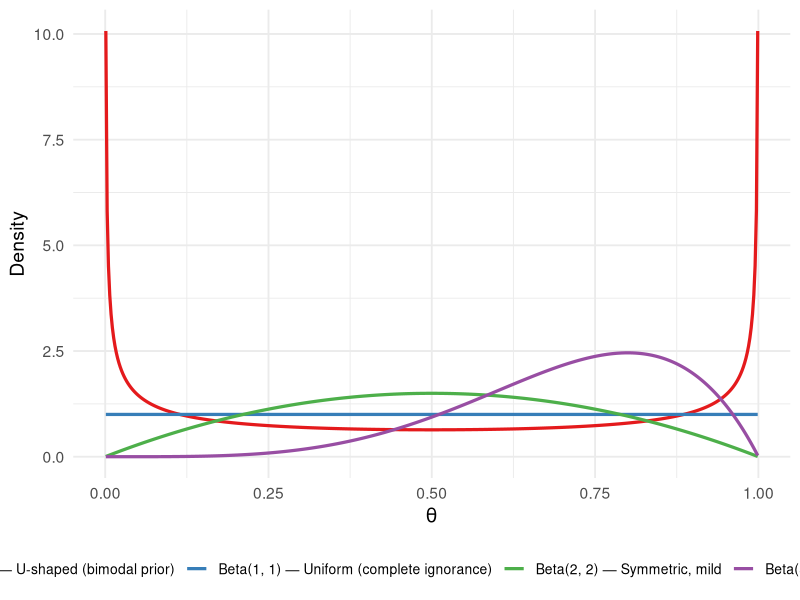

Source code (R):
## ---- chunk 1
#| fig-height: 3.5
#| fig-width: 9
library(ggplot2)
p_seq <- seq(0.001, 0.999, length.out = 500)
params <- list(
  list(a = 1,   b = 1,   lab = "Beta(1, 1) — Uniform (complete ignorance)"),
  list(a = 2,   b = 2,   lab = "Beta(2, 2) — Symmetric, mild"),
  list(a = 5,   b = 2,   lab = "Beta(5, 2) — Skewed toward high p"),
  list(a = 0.5, b = 0.5, lab = "Beta(0.5, 0.5) — U-shaped (bimodal prior)")
)
df <- do.call(rbind, lapply(params, function(pr) {
  data.frame(p = p_seq,
             density = dbeta(p_seq, pr$a, pr$b),
             shape   = pr$lab)
}))
ggplot(df, aes(p, density, colour = shape)) +
  geom_line(linewidth = 1.1) +
  scale_colour_brewer(palette = "Set1", name = NULL) +
  labs(x = expression(theta), y = "Density") +
  theme_minimal(base_size = 14) +
  theme(legend.position = "bottom",
        legend.text = element_text(size = 10))
